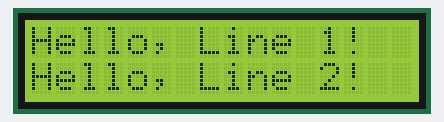
Recording of a program running on a simulated ESP32 board running MicroPython. On the bench: 16×2 character LCD. Library files of the repository ran but are not shown: lcd1602_2004_i2c.py; what the program prints to the serial console is not drawn. At 3.1 s the program stops and its outputs stay as they are.

Above: at 0.1 s.
At 1.1 s:
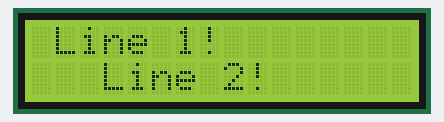
At 2.1 s:
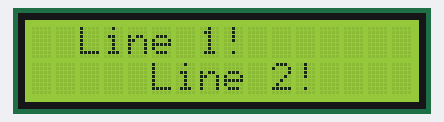

The program:

lab_24_lcd162_i2_2line_newlib.py
```python
#lab_24_lcd162_i2_2line_newlib.py

from machine import Pin, SoftI2C
from lcd1602_2004_i2c import LCD
from time import sleep

scl_pin = 22
sda_pin = 21
lcd = LCD(SoftI2C(scl=Pin(scl_pin), sda=Pin(sda_pin), freq=100000))

lcd.puts("Hello, Line 1!", 0, 0) #put("text", row, start index)
lcd.puts("Hello, Line 2!", 1, 0) #put("text", row, start index)
sleep(1)
lcd.clear()

lcd.puts("Line 1!", 0, 1) #put("text", row, start index)
lcd.puts("Line 2!", 1, 3) #put("text", row, start index)
sleep(1)
lcd.clear()

lcd.puts("Line 1!", 0, 2) #put("text", row, start index)
lcd.puts("Line 2!", 1, 5) #put("text", row, start index)
sleep(1)
lcd.clear()
```

Measured:
- what the display in image 0 shows lasts 1.0 s, from 0.1 s to 1.1 s
